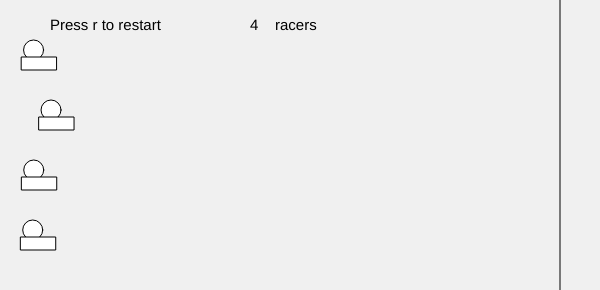
Frame 1 (no input)
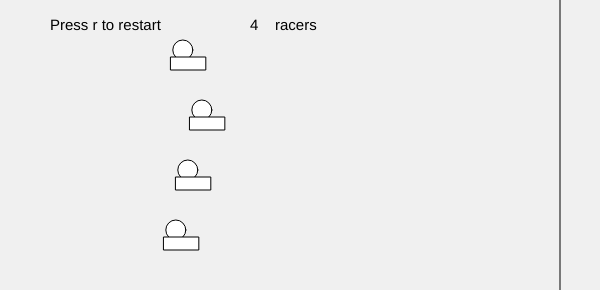
Frame 60 (no input)
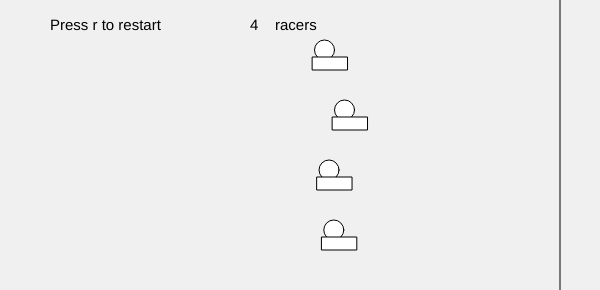
Frame 120 (the mouse pressed at the canvas centre since frame 60)

The p5.js sketch that drew these frames (run headless with seeded random() and noise() and a simulated clock; from frame 60 on, the mouse is pressed at the canvas centre):

// p5.js sketch
// ── sketch.js
let racerXs = [30, 50, 30, 31];
let startY = 50;
let yStep = 60;
let finishX = 560;
let racestart = 0;

function setup() {
  createCanvas(600, startY + yStep * racerXs.length);
}
function draw() {
  background(240);
  if (racestart == 0) {
    textSize(15);
    text("Press r to restart", 50, 30);
    line(finishX, 0, finishX, height);
    for (let i = 0; i < racerXs.length; i++) {
      let y = startY + yStep * i;
      if (racerXs[i] < finishX) {
        racerXs[i] += random(0, 5);

        if(keyCode === 39){
          racerXs[i] += 5
        }
      }
      circle(racerXs[i], y, 20);
      drawCar(racerXs[i], y)
    }
  }
  if (keyIsDown("r")) {
    racestart = 1;
  }
  if (racestart == 1) {
    racerXs = [30, 50, 30, 31];
    resizeCanvas(600, startY + yStep * racerXs.length);
    racestart = 0;
  }
  text("racers", 275, 30);
  text(racerXs.length, 250, 30);
}

function keyPressed() {
  if (keyCode === 38) {
    racerXs.push(0);
  } else if (keyCode === 40) {
    racerXs.pop();
  }
  resizeCanvas(600, startY + yStep * racerXs.length);
}

function drawCar (x, y) {
  rect(x-12, y+7, 35, 13 )
}
